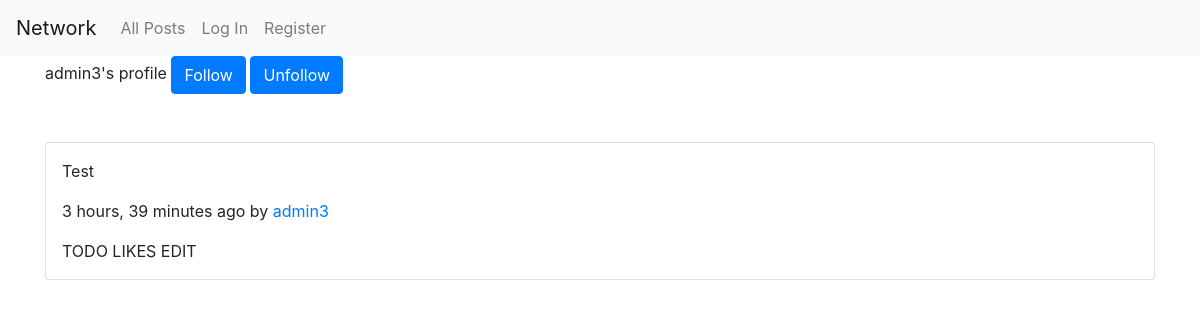
The page /profile/3 on the database its author committed.
### network/models.py (models this page shows, shortened)
class Profile(models.Model):
    user = models.OneToOneField(User, on_delete=models.CASCADE)
    image = models.CharField(max_length=250)
    def __str__(self):
        return self.user.username

class Post(models.Model):
    body = models.CharField(max_length=250)
    post_date = models.DateTimeField(auto_now_add=True)
    user = models.ForeignKey(User, on_delete=models.CASCADE)

### network/views.py (the view)
# urls.py: path("profile/<int:user_id>", views.profile, name="profile"),
def profile(request, user_id):
    profile = Profile.objects.get(user_id=user_id)
    posts = Post.objects.filter(user_id=user_id)
    if request.method == "POST":
        return True
    else:
        context = {"profile": profile, "posts": posts}
        return render(request, "network/profile.html", context)

### network/templates/network/profile.html
{% extends "network/layout.html" %}
{% block body %}
    {{profile}}'s profile
    <button class="btn btn-primary">Follow</button>
    <button class="btn btn-primary">Unfollow</button>
    {% for post in posts %}
    <div class="card my-5 p-3">
    <p>{{post.body}}</p>
    <p>{{post.post_date|timesince}} ago by <a href="./profile/{{post.user.id}}">{{post.user}}</a></p>
    TODO LIKES EDIT
    </div>
    {% endfor%}
{% endblock %}

### rows shown on the page
Profile: user.username "admin3"
Post: body "Test", post_date "3 hours, 39 minutes", user "admin3"
